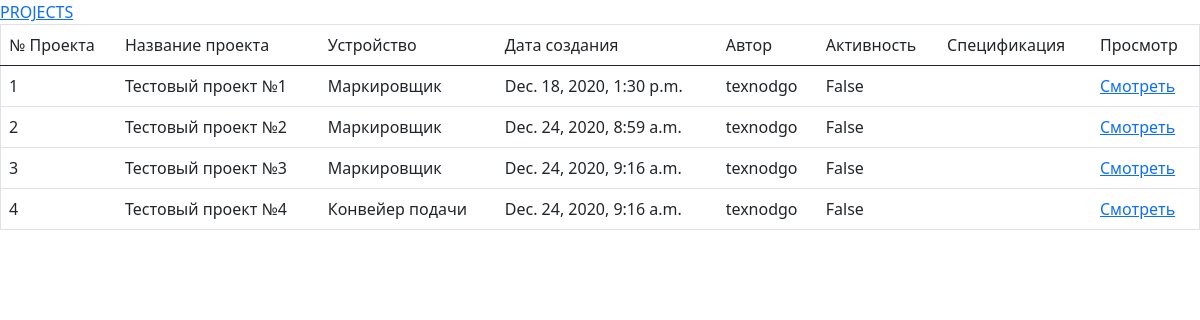
The page /main/project_page_view on the database its author committed.
### WorkApp/models.py (models this page shows, shortened)
class Project(models.Model):
    title = models.CharField(max_length=255)
    author = models.ForeignKey(User, on_delete=models.CASCADE)
    create = models.DateTimeField(default=timezone.now)
    device = models.ForeignKey(Device, on_delete=models.CASCADE)
    active = models.BooleanField(default=False)
    pdf_specification = models.FileField(upload_to='PROJECT_PDF_SPECIFICATION', default=None)

class Device(models.Model):
    title = models.CharField(max_length=255)
    def __str__(self):
        return self.title

### MainApp/views.py (the view)
# urls.py: path('project_page_view', project_page_view, name='project_page_view'),
def project_page_view(request):
    try:
        projects = Project.objects.all()
    except Exception:
        projects = None
    context = {
        'projects': projects,
    }
    return render(request, 'MainApp/Project_Page_View.html', context)

### MainApp/templates/MainApp/Project_Page_View.html (shortened to what this page needs)
{% extends "MainApp/base.html" %}
{% block content %}
{% load static %}
<div>
    <table border="1" class="table">
        <thead>
        <tr>
            <td>№ Проекта</td>
            <td>Название проекта</td>
            <td>Устройство</td>
            <td>Дата создания</td>
            <td>Автор</td>
            <td>Активность</td>
            <td>Спецификация</td>
            <td>Просмотр</td>
        </tr>
        </thead>
        <tbody>
            {% if projects %}
            {% for project in projects %}
            <tr>
                <td>{{project.id}}</td>
                <td>{{project.title}}</td>
                <td>{{project.device}}</td>
                <td>{{project.create}}</td>
                <td>{{project.author}}</td>
                <td>{{project.active}}</td>
                <td>{{project.pdf_specification}}</td>
                <td><a href="{% url 'orders_for_project_view' pk=project.pk%}">Смотреть</a></td>
            </tr>
            {% endfor %}
            {% endif %}
        </tbody>
    </table>
</div>
{% endblock %}

### rows shown on the page
Project: id "1", title "Тестовый проект №1", device "Маркировщик", create "Dec. 18, 2020, 1:30 p.m.", author "texnodgo", active "False"
Project: id "2", title "Тестовый проект №2", device "Маркировщик", create "Dec. 24, 2020, 8:59 a.m.", author "texnodgo", active "False"
Project: id "3", title "Тестовый проект №3", device "Маркировщик", create "Dec. 24, 2020, 9:16 a.m.", author "texnodgo", active "False"
Project: id "4", title "Тестовый проект №4", device "Конвейер подачи", create "Dec. 24, 2020, 9:16 a.m.", author "texnodgo", active "False"
